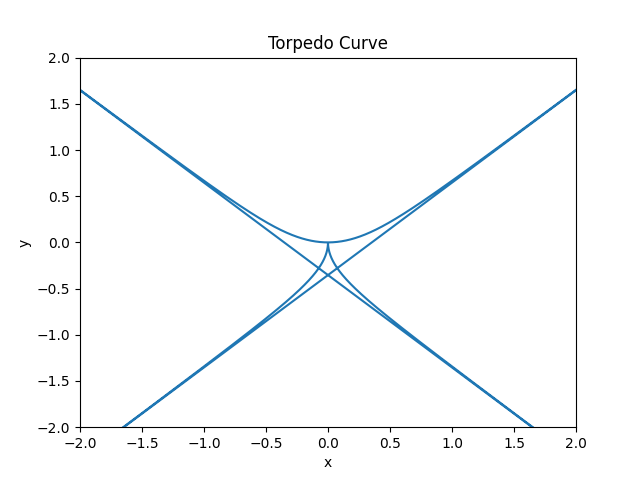

This chart was generated by the following Python code:
#The torpedo curve, also known as Viviani's curve, is a space curve formed by the intersection of a torus and a cylinder.

import matplotlib.pyplot as plt
import numpy as np

# Define the function for the torpedo curve
def strophoid(theta, a):
    return a * np.tan(theta) / (1 - np.tan(theta)**2)

# Define the range of values for theta
theta = np.linspace(-np.pi/2 + 0.01, np.pi/2 - 0.01, 1000)

# Set the parameter value for a
a = 1

# Calculate the x and y coordinates of the curve
x = strophoid(theta, a) * np.cos(theta)
y = strophoid(theta, a) * np.sin(theta)

# Plot the curve
plt.plot(x, y)

# Set the x and y axis limits
plt.xlim([-2, 2])
plt.ylim([-2, 2])

# Set the axis labels and title
plt.xlabel('x')
plt.ylabel('y')
plt.title('Torpedo Curve')

# Show the plot
plt.show()
